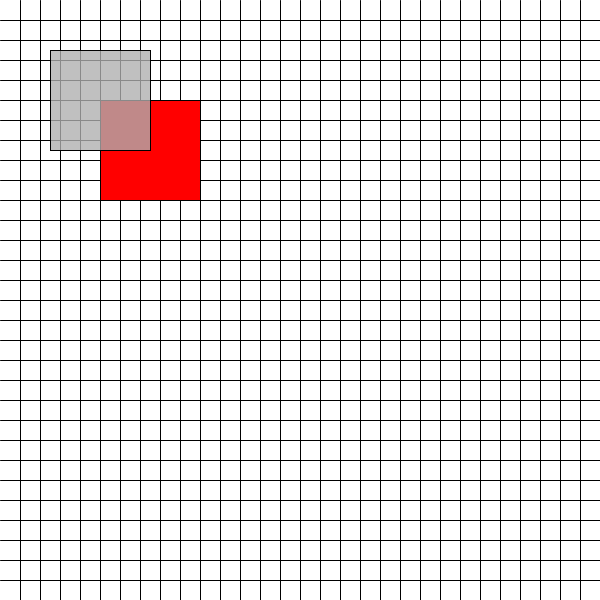
Frame 1 (no input)
Frame 60 (the mouse pressed at the canvas centre just before this capture): identical to frame 1, image omitted
Frame 120 (the mouse held since frame 60 and released just before this capture): identical to frame 1, image omitted

The Processing sketch that drew this single still picture (run headless with seeded random() and noise(); from frame 60 on, the mouse is pressed at the canvas centre):

// Processing sketch: Drag_Shape
// ── Drag_Shape.pde
// Click and Drag an object
// Daniel Shiffman 

Draggable d;

void setup() {
  size(600,600);
  smooth();
  drawLines();
  d = new Draggable(50,50,100,100);
}

void draw() {
  background(255);
  drawLines();
  drawBackgroundShapes();
  d.rollover(mouseX,mouseY);
  d.drag(mouseX,mouseY);
  d.display();
}

void mousePressed() {
  d.clicked(mouseX,mouseY);
}

void mouseReleased() {
  d.stopDragging();
}

void drawLines(){
 
 int positionX = 20;
 int positionY = 0;
 int lineHeight = height;
 int lineWidth = width;
 int lineSpacing = 20;
 
 for (int i=0; i<width; i++){
   line (positionX, positionY, positionX, positionY + lineHeight);
   positionX = positionX + lineSpacing;
 }
 
 positionX = 0;
 positionY = 20;
 
 for (int i=0; i<height; i++){
   line (positionX, positionY, positionX + lineWidth, positionY);
   positionY = positionY + lineSpacing;
 }
 
}


void drawBackgroundShapes(){
  fill(255,0,0);
  rect(100,100,100,100);
}

// ── Draggable.pde
// Click and Drag an object
// Daniel Shiffman 

// A class for a draggable thing

class Draggable {
  boolean dragging = false; // Is the object being dragged?
  boolean rollover = false; // Is the mouse over the ellipse?
  
  float x,y,w,h;          // Location and size
  float offsetX, offsetY; // Mouseclick offset

  Draggable(float tempX, float tempY, float tempW, float tempH) {
    x = tempX;
    y = tempY;
    w = tempW;
    h = tempH;
    offsetX = 0;
    offsetY = 0;
  }

  // Method to display
  void display() {
    stroke(0);
    if (dragging) fill (50);
    else if (rollover) fill(100);
    else fill(175,200);
    rect(x,y,w,h);
  }

  // Is a point inside the rectangle (for click)?
  void clicked(int mx, int my) {
    if (mx > x && mx < x + w && my > y && my < y + h) {
      dragging = true;
      // If so, keep track of relative location of click to corner of rectangle
      offsetX = x-mx;
      offsetY = y-my;
    }
  }
  
  // Is a point inside the rectangle (for rollover)
  void rollover(int mx, int my) {
    if (mx > x && mx < x + w && my > y && my < y + h) {
      rollover = true;
    } else {
      rollover = false;
    }
  }

  // Stop dragging
  void stopDragging() {
    dragging = false;
    if(x<110 && x>90){
      x = 100; y=100;
    }
  }
  
  // Drag the rectangle
  void drag(int mx, int my) {
    if (dragging) {
      x = mx + offsetX;
      y = my + offsetY;
    }
  }

}
